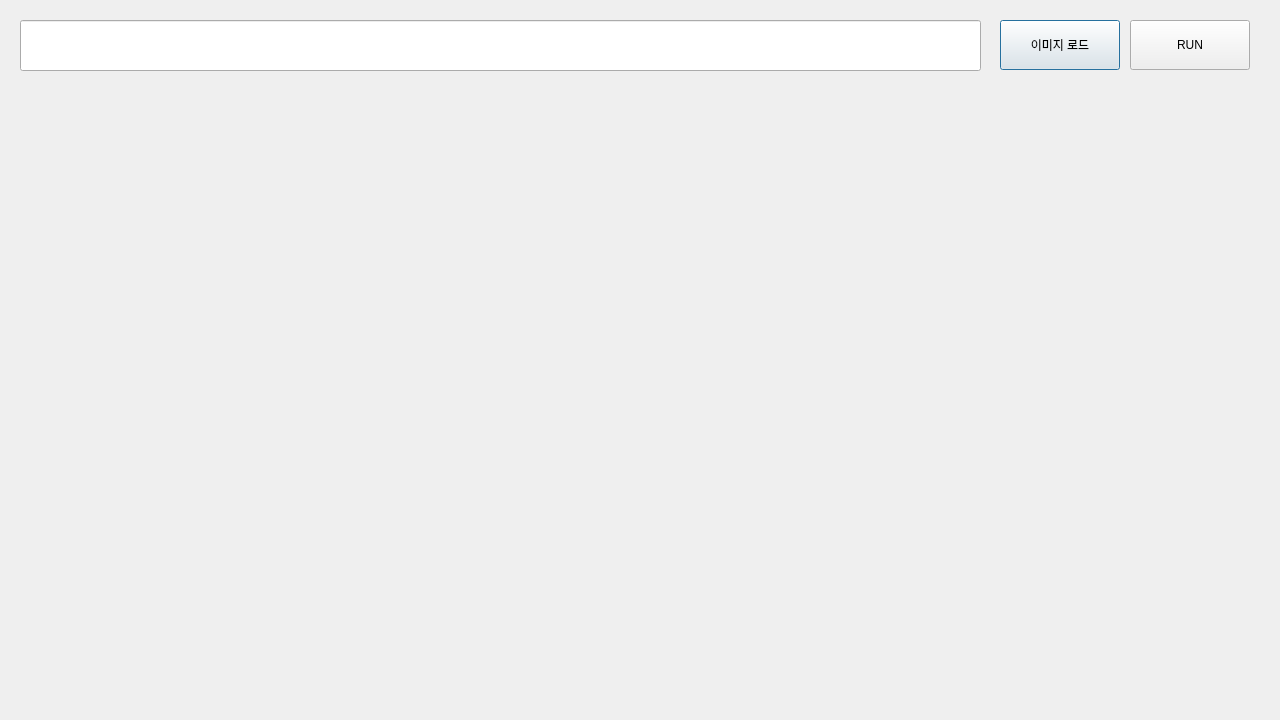
<?xml version="1.0" encoding="UTF-8"?>
<ui version="4.0">
 <class>Dialog</class>
 <widget class="QDialog" name="Dialog">
  <property name="geometry">
   <rect>
    <x>0</x>
    <y>0</y>
    <width>1280</width>
    <height>720</height>
   </rect>
  </property>
  <property name="windowTitle">
   <string>Dialog</string>
  </property>
  <widget class="QLineEdit" name="line_edit">
   <property name="geometry">
    <rect>
     <x>20</x>
     <y>20</y>
     <width>961</width>
     <height>51</height>
    </rect>
   </property>
   <property name="font">
    <font>
     <pointsize>15</pointsize>
    </font>
   </property>
  </widget>
  <widget class="QPushButton" name="btn_load">
   <property name="geometry">
    <rect>
     <x>1000</x>
     <y>20</y>
     <width>120</width>
     <height>50</height>
    </rect>
   </property>
   <property name="text">
    <string>이미지 로드</string>
   </property>
  </widget>
  <widget class="QPushButton" name="btn_run">
   <property name="geometry">
    <rect>
     <x>1130</x>
     <y>20</y>
     <width>120</width>
     <height>50</height>
    </rect>
   </property>
   <property name="text">
    <string>RUN</string>
   </property>
  </widget>
  <widget class="QLabel" name="lbl_src">
   <property name="geometry">
    <rect>
     <x>30</x>
     <y>160</y>
     <width>600</width>
     <height>450</height>
    </rect>
   </property>
   <property name="text">
    <string/>
   </property>
  </widget>
  <widget class="QLabel" name="lbl_dst">
   <property name="geometry">
    <rect>
     <x>670</x>
     <y>160</y>
     <width>600</width>
     <height>450</height>
    </rect>
   </property>
   <property name="font">
    <font>
     <pointsize>9</pointsize>
    </font>
   </property>
   <property name="text">
    <string/>
   </property>
  </widget>
 </widget>
 <resources/>
 <connections/>
</ui>
